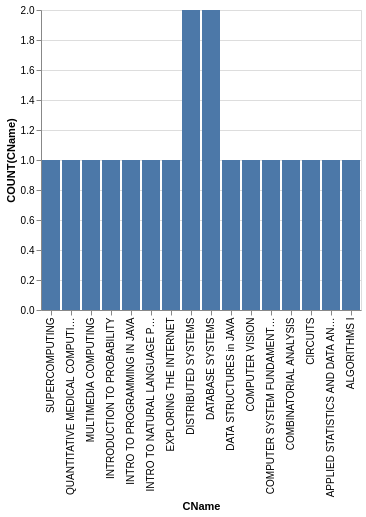

The Vega-Lite source for this figure:
### Vega-Lite specification from a JSON file in a GitHub repository (floating-point values rounded to 4 significant figures)
{"data": {"values": [{"x_data": "SUPERCOMPUTING", "y_data": 1}, {"x_data": "QUANTITATIVE MEDICAL COMPUTING", "y_data": 1}, {"x_data": "MULTIMEDIA COMPUTING", "y_data": 1}, {"x_data": "INTRODUCTION TO PROBABILITY", "y_data": 1}, {"x_data": "INTRO TO PROGRAMMING IN JAVA", "y_data": 1}, {"x_data": "INTRO TO NATURAL LANGUAGE PROCESSING", "y_data": 1}, {"x_data": "EXPLORING THE INTERNET", "y_data": 1}, {"x_data": "DISTRIBUTED SYSTEMS", "y_data": 2}, {"x_data": "DATABASE SYSTEMS", "y_data": 2}, {"x_data": "DATA STRUCTURES in JAVA", "y_data": 1}, {"x_data": "COMPUTER VISION", "y_data": 1}, {"x_data": "COMPUTER SYSTEM FUNDAMENTALS", "y_data": 1}, {"x_data": "COMBINATORIAL ANALYSIS", "y_data": 1}, {"x_data": "CIRCUITS", "y_data": 1}, {"x_data": "APPLIED STATISTICS AND DATA ANALYSIS", "y_data": 1}, {"x_data": "ALGORITHMS I", "y_data": 1}]}, "mark": "bar", "encoding": {"x": {"field": "x_data", "type": "nominal", "title": "CName", "sort": "descending"}, "y": {"field": "y_data", "type": "quantitative", "title": "COUNT(CName)"}}}
